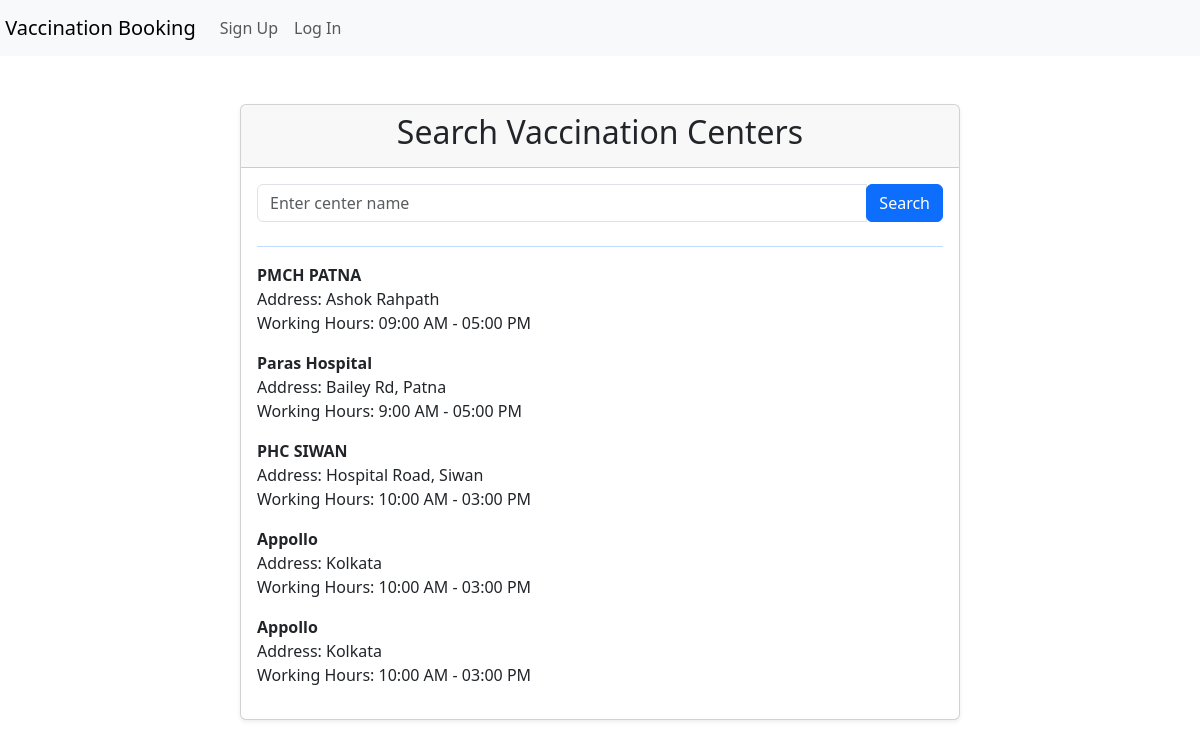
Page /search-centers/ on the committed database.
### booking_app/models.py (models this page shows, shortened)
class VaccinationCenter(models.Model):
    name = models.CharField(max_length=100)
    address = models.TextField()
    working_hours = models.CharField(max_length=100)
    total_slots_per_day = models.IntegerField(default=10)
    total_dosage_given = models.IntegerField(default=0)

### booking_app/views.py (the view)
# urls.py: path("search-centers/", views.search_centers, name="search_centers"),
def search_centers(request):
    query = request.GET.get("query", "")
    centers = VaccinationCenter.objects.filter(name__icontains=query)
    return render(request, "search_centers.html", {"centers": centers, "query": query})

### templates/search_centers.html
{% extends 'base.html' %}
{% block content %}
  <div class="container mt-5">
    <div class="row justify-content-center">
      <div class="col-md-8">
        <div class="card shadow-sm">
          <div class="card-header">
            <h2 class="text-center">Search Vaccination Centers</h2>
          </div>
          <div class="card-body">
            <form method="get" action="{% url 'search_centers' %}">
              <div class="input-group mb-4">
                <input type="text" name="query" class="form-control" placeholder="Enter center name" value="{{ query }}" />
                <div class="input-group-append">
                  <button type="submit" class="btn btn-primary">Search</button>
                </div>
              </div>
            </form>
            <hr class="text-primary" />
            {% if centers %}
              <ul class="list-unstyled">
                {% for center in centers %}
                  <li class="mb-3">
                    <strong>{{ center.name }}</strong><br />
                    Address: {{ center.address }}<br />
                    Working Hours: {{ center.working_hours }}
                  </li>
                {% endfor %}
              </ul>
            {% else %}
              <p>No centers found for the query "{{ query }}".</p>
            {% endif %}
          </div>
        </div>
      </div>
    </div>
  </div>
{% endblock %}

### templates/base.html (shortened to what this page needs)
<!DOCTYPE html>
<html lang="en">
  <head>
    {% load static %}
    <link href="https://cdn.jsdelivr.net/npm/bootstrap@5.3.0/dist/css/bootstrap.min.css" rel="stylesheet" />
  </head>
  <body>
    {% include 'navbar.html' %}
    <div class="container">
      {% block content %}
      {% endblock %}
    </div>
  </body>
</html>

### templates/navbar.html (shortened to what this page needs)
{% block content %}
  <nav class="navbar navbar-expand-lg navbar-light bg-light">
    <a class="navbar-brand" href="/">&nbsp;Vaccination Booking</a>
    <div class="collapse navbar-collapse" id="navbarNav">
      <ul class="navbar-nav ml-auto">
        {% if user.is_authenticated %}
          <li class="nav-item">
            <a class="nav-link" href="{% url 'book_slot' %}">Book Slot</a>
          </li>
          <li class="nav-item">
            <a class="nav-link" href="{% url 'search_centers' %}">Search Center</a>
          </li>
          <li class="nav-item">
            <a class="nav-link" href="{% url 'dashboard' %}">Booking Status</a>
          </li>
          {% if user.is_superuser %}
            <li class="nav-item">
              <a class="nav-link" href="{% url 'add_center' %}">Add Center</a>
            </li>
            <li class="nav-item">
              <a class="nav-link" href="{% url 'dosage_details' %}">Dosage Details</a>
            </li>
          {% endif %}
          <li class="nav-item">
            <a class="nav-link" href="{% url 'logout' %}">Logout</a>
          </li>
        {% else %}
          <li class="nav-item">
            <a class="nav-link" href="{% url 'signup' %}">Sign Up</a>
          </li>
          <li class="nav-item">
            <a class="nav-link" href="{% url 'login' %}">Log In</a>
          </li>
        {% endif %}
      </ul>
    </div>
  </nav>
{% endblock %}

### rows in the picture
VaccinationCenter: name "PMCH PATNA", address "Ashok Rahpath", working_hours "09:00 AM - 05:00 PM"
VaccinationCenter: name "Paras Hospital", address "Bailey Rd, Patna", working_hours "9:00 AM - 05:00 PM"
VaccinationCenter: name "PHC SIWAN", address "Hospital Road, Siwan", working_hours "10:00 AM - 03:00 PM"
VaccinationCenter: name "Appollo", address "Kolkata", working_hours "10:00 AM - 03:00 PM"
VaccinationCenter: name "Appollo", address "Kolkata", working_hours "10:00 AM - 03:00 PM"
